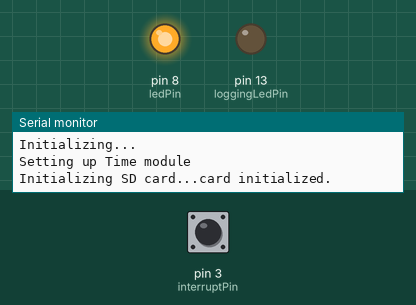
This sketch was run on a simulated Arduino Uno, built with avr-gcc and run on an emulated ATmega328P. Parts: output pins drawn as LEDs (lit = HIGH), the last lines printed to the serial monitor. Wiring (inferred from the names in the program): DS1307 clock at I2C address 0x68. Inputs (shaded band) come from the test bench; at power-on: pin 3 (interruptPin) HIGH. The local clock reads 2024-03-15 10:24:30 at power-on unless the sketch sets it; storage starts empty.

Above: at 1.1 s.
At 4.2 s:
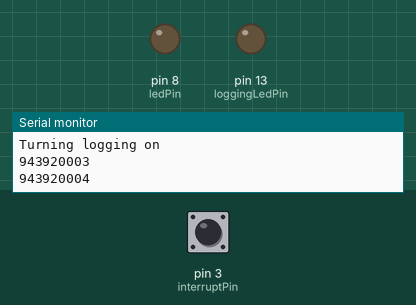
4.3 s: pin 3 (interruptPin) pulled LOW for 0.15 s
13.0 s: pin 3 (interruptPin) pulsed LOW 2 times (0.12 s each, 0.3 s apart)
Timing chart, 0 to 16.0 s (numbered marks = the images above; inputs shaded):
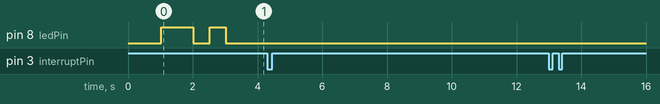

The sketch:

MeterReader.ino
```cpp
#include <SD.h>

/**
 * Define Pins
 */
const int ledPin    =  8;
const int interruptPin = 3;
const int buttonPin = 2;
const int loggingLedPin =  13;

const int sdCsPin = 0;  //10
const int sdClkPin = 0;
const int sdMosiPin = 0;
const int sdMisoPin = 0;

/**
 * ??
 */
const int logInterrupt = 1;

/**
 * Program variables
 */
int ledCounter = 0;
long lastTime;
long interval = 1000*10; //(1000*60*5);
int offsetIndex =0;
boolean logging = false;
const int storeSize = 3;

String startingTimestamp;
int store[storeSize];
//String timeStore[storeSize];

void setup(void)
{
  //Serial.begin(57600);
  Serial.begin(9600);
  //Serial.begin(4800);
  Serial.println("Initializing...");

  //Set up pin modes
  pinMode(ledPin, OUTPUT);
  pinMode(loggingLedPin, OUTPUT);
  pinMode(buttonPin, INPUT);
  pinMode(interruptPin, INPUT);
  pinMode(sdCsPin, OUTPUT);
  digitalWrite(interruptPin, HIGH);

  //Set up interupt handler
  attachInterrupt(logInterrupt, interruptHandler, FALLING);


  timeSetup();

  sdSetup();

  //Delay since sometimes the pins start at random values
  delay(1000);

    //set default values of vars
  lastTime = millis();

  toggleLogging();
}


void loop(void)
{
  Serial.println(getTimestampi());

  //Read in any serial commands
  int incomingByte = 0;
  if(Serial.available() > 0)
  {
        String input = readSerialString();

        if(input == "dump")
        {
          dump();
        }
        else if(input == "start")
        {
          toggleLogging();
        }
        else if(input == "save")
        {
          //Save data and reset array index
          sdSave();
          offsetIndex = 0;
        }
        else if(input == "clock")
        {
          getDateDs1307();
          Serial.println();
        }
        else if(input == "timestamp")
        {
          //Serial.println(getTimestampi());
        }
        else
        {
          Serial.print("Unknown Command: ");
          Serial.println(input);
        }
  }

  delay(1000);
}

/**
 * Checks to see if a given timed interval has occured
 * This is similar to delay()
 */
boolean isInterval()
{
  unsigned long currentMillis = millis();

  //Check if we cross a time barrier
  if(currentMillis - lastTime > interval)
  {
    lastTime = currentMillis;
    return true;
  }
  else
  {
    return false;
  }
}

/**
 * ISR for when LDR senses light
 */
void interruptHandler()
{
  Serial.println("Pulse");

  if(logging)
  {
    //Check if we cross a time barrier
    if(isInterval())
    {
      Serial.println("Boundry");

      localSave(ledCounter);

      ledCounter =0;
      offsetIndex++;

      if(offsetIndex == storeSize)
      {
        sdSave();
        offsetIndex=0;
      }
    }


      digitalWrite(8, HIGH);
      delay(1000);
      digitalWrite(8, LOW);
      delay(500);

    ledCounter = ledCounter+1;
  }
}

String readSerialString()
{
  String response = "";
  int incomingByte;


    // send data only when you receive data:
    while(Serial.available() > 0)
    {
      // read the incoming byte:
      incomingByte = Serial.read();
      response += (char)incomingByte;
      delay(100);
    }

  return response;
}


void dump()
{
  for(int i=0; i<offsetIndex;i++)
  {
    Serial.print(i);
    Serial.print(",");
    Serial.println(store[i]);
  }
}

void toggleLogging()
{
  //Currently only turn on, so if already on return
  if(logging)
    return;


  digitalWrite(8, HIGH);
  delay(1000);
  digitalWrite(8, LOW);
  delay(500);
  digitalWrite(8, HIGH);
  delay(500);
  digitalWrite(8, LOW);


  Serial.println("Turning logging on");

  startingTimestamp = getTimestamp();
  logging = true;
  lastTime = millis();
}
```

SD.ino
```cpp
//CS : pin4
//DI : pin11 (mosi)
//VCC: 3.3v
//SCK: pin13 (sclk)
//GND: GND
//D0 : pin12 (miso)
//CD :


const int chipSelect = 4;

void sdSetup()
{
  Serial.print("Initializing SD card...");
  // make sure that the default chip select pin is set to
  // output, even if you don't use it:
 // pinMode(10, OUTPUT);

  // see if the card is present and can be initialized:
  if (!SD.begin(chipSelect)) {
    Serial.println("Card failed, or not present");
    // don't do anything more:
    return;
  }
  Serial.println("card initialized.");
}
```

SaveData.ino
```cpp
File logFile;
boolean firstWrite = true;

/**
 * Saves data to SD card in bulk
 * http://www.arduino.cc/cgi-bin/yabb2/YaBB.pl?num=1294590728
 */
void sdSave()
{
  logFile = SD.open("data.csv", FILE_WRITE);

  if (logFile)
  {
    Serial.print("Writing to file...");

    if(firstWrite)
      logFile.println(startingTimestamp);

    for(int i=0; i<offsetIndex; i++)
    {
      logFile.println(store[i]);
      Serial.println(store[i]);
    }

    logFile.close();
  }
  else
  {
    // if the file didn't open, print an error:
    Serial.println("error opening data.csv");
  }
}

/**
 * Simply saves data to global array
 */
 void localSave(int counter)
 {
   store[offsetIndex] = counter;
   //Serial.println("About to save timestamp...");
   //delay(500);
   //timeStore[offsetIndex] = getTimestamp();
 }

 /**
  * Save to EEPROM
  */
 void eepromSave()
 {}
```

Time.ino
```cpp
/**
 * Originally from, but modified to make it more user friendly by me
 * http://wiring.org.co/learning/libraries/realtimeclock.html
 */

#include <Wire.h>
#include <Time.h>

#define TIME_MSG_LEN  11   // time sync to PC is HEADER followed by unix time_t as ten ascii digits
#define TIME_HEADER  'T'   // Header tag for serial time sync message
#define TIME_REQUEST  7    // ASCII bell character requests a time sync message


int clockAddress = 0x68;  // This is the I2C address
int command = 0;  // This is the command char, in ascii form, sent from the serial port
long previousMillis = 0;  // will store last time Temp was updated
byte secondb, minuteb, hourb, dayOfWeekb, dayOfMonthb, monthb, yearb;
byte test;

// Convert normal decimal numbers to binary coded decimal
byte decToBcd(byte val)
{
  return ( (val/10*16) + (val%10) );
}

// Convert binary coded decimal to normal decimal numbers
byte bcdToDec(byte val)
{
  return ( (val/16*10) + (val%16) );
}

// 1) Sets the date and time on the ds1307
// 2) Starts the clock
// 3) Sets hour mode to 24 hour clock
// Assumes you're passing in valid numbers,
// Probably need to put in checks for valid numbers.
void setDateDs1307()
{
  // Use of (byte) type casting and ascii math to achieve result.
  secondb = (byte) ((Serial.read() - 48) * 10 + (Serial.read() - 48));
  minuteb = (byte) ((Serial.read() - 48) *10 +  (Serial.read() - 48));
  hourb  = (byte) ((Serial.read() - 48) *10 +  (Serial.read() - 48));
  dayOfWeekb = (byte) (Serial.read() - 48);
  dayOfMonthb = (byte) ((Serial.read() - 48) *10 +  (Serial.read() - 48));
  monthb = (byte) ((Serial.read() - 48) *10 +  (Serial.read() - 48));
  yearb= (byte) ((Serial.read() - 48) *10 +  (Serial.read() - 48));
  Wire.beginTransmission(clockAddress);
  Wire.write(byte(0x00));
  Wire.write(decToBcd(secondb));  // 0 to bit 7 starts the clock
  Wire.write(decToBcd(minuteb));
  Wire.write(decToBcd(hourb));    // If you want 12 hour am/pm you need to set
  // bit 6 (also need to change readDateDs1307)
  Wire.write(decToBcd(dayOfWeekb));
  Wire.write(decToBcd(dayOfMonthb));
  Wire.write(decToBcd(monthb));
  Wire.write(decToBcd(yearb));
  Wire.endTransmission();
}

void setDate()
{
  // Use of (byte) type casting and ascii math to achieve result.
  secondb = (byte) 30;
  minuteb = (byte) 45;
  hourb  = (byte) 23;
  dayOfWeekb = (byte) 3;
  dayOfMonthb = (byte) 11;
  monthb = (byte) 4;
  yearb= (byte) 2012;

  Wire.beginTransmission(clockAddress);
  Wire.write(byte(0x00));
  Wire.write(decToBcd(secondb));  // 0 to bit 7 starts the clock
  Wire.write(decToBcd(minuteb));
  Wire.write(decToBcd(hourb));    // If you want 12 hour am/pm you need to set
  // bit 6 (also need to change readDateDs1307)
  Wire.write(decToBcd(dayOfWeekb));
  Wire.write(decToBcd(dayOfMonthb));
  Wire.write(decToBcd(monthb));
  Wire.write(decToBcd(yearb));
  Wire.endTransmission();
}

// Gets the date and time from the ds1307 and prints result
void getDateDs1307() {
  // Reset the register pointer
  Wire.beginTransmission(clockAddress);
  Wire.write(byte(0x00));
  Wire.endTransmission();

  Wire.requestFrom(clockAddress, 7);

  // A few of these need masks because certain bits are control bits
  secondb     = bcdToDec(Wire.read() & 0x7f);
  minuteb     = bcdToDec(Wire.read());

  // Need to change this if 12 hour am/pm
  hourb       = bcdToDec(Wire.read() & 0x3f);
  dayOfWeekb  = bcdToDec(Wire.read());
  dayOfMonthb = bcdToDec(Wire.read());
  monthb      = bcdToDec(Wire.read());
  yearb       = bcdToDec(Wire.read());

  Serial.print(hourb, DEC);
  Serial.print(":");
  Serial.print(minuteb, DEC);
  Serial.print(":");
  Serial.print(secondb, DEC);
  Serial.print("  ");
  Serial.print(dayOfMonthb, DEC);
  Serial.print("/");
  Serial.print(monthb, DEC);
  Serial.print("/");
  Serial.print(yearb, DEC);

}


void timeSetup() {
  Serial.println("Setting up Time module");
  setTime((int)hourb, (int)minuteb, (int)secondb, (int)dayOfMonthb, (int)monthb, (int)yearb);

  Wire.begin();
}


String getTimestamp() {

  // Reset the register pointer
  Wire.beginTransmission(clockAddress);
  Wire.write(byte(0x00));
  Wire.endTransmission();

  Wire.requestFrom(clockAddress, 7);

  // A few of these need masks because certain bits are control bits
  secondb     = bcdToDec(Wire.read() & 0x7f);
  minuteb     = bcdToDec(Wire.read());

  // Need to change this if 12 hour am/pm
  hourb       = bcdToDec(Wire.read() & 0x3f);
  dayOfWeekb  = bcdToDec(Wire.read());
  dayOfMonthb = bcdToDec(Wire.read());
  monthb      = bcdToDec(Wire.read());
  yearb       = bcdToDec(Wire.read());

/*
  String toReturn = (int)hour+":";
  toReturn += (int)minute+":";
  toReturn += (int)second+" ";
  toReturn += (int)dayOfMonth+"/";
  toReturn += (int)month+"/";
  toReturn += (int)year;
*/


  return (String)hourb+":"+(String)minuteb+":"+(String)secondb+
    " "+(String)dayOfMonthb+"/"+(String)monthb+"/"+(String)yearb;

}

long getTimestampi()
{
  return (long)now();
}
```
